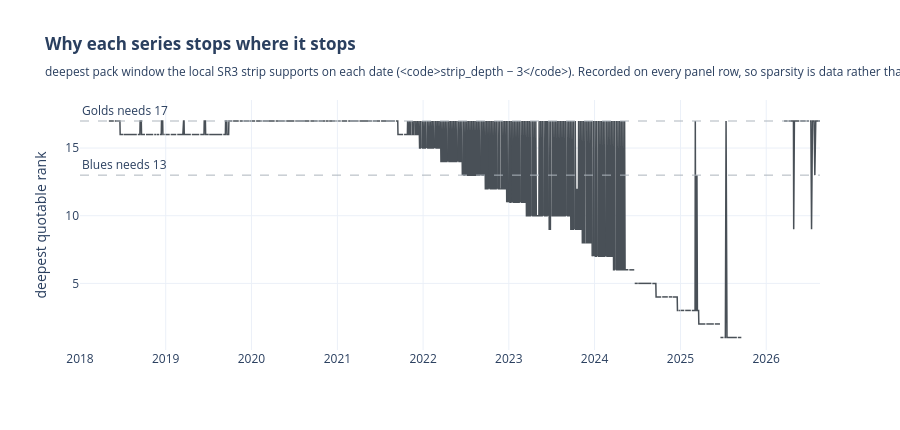

The code cell stored with this chart in its notebook:
### Markdown cell above
### Coverage as its own series — sparsity you can read off the axis

The availability columns the rebuild writes onto every row (`strip_depth`,
`max_rank_available`) turn "why does the line stop" from an inference into a
lookup.

### Code cell
_avail = (PANEL.groupby("date")["max_rank_available"].max()
          .pipe(CAP.bday_reindex, start=CFG.start, end=CFG.end))
figav = go.Figure()
figav.add_trace(go.Scatter(**CAP.line(_avail, name="deepest quotable pack rank",
                                      line=dict(color="#495057", width=1.5))))
for _rk, _lab in ((13, "Blues needs 13"), (17, "Golds needs 17")):
    figav.add_hline(y=_rk, line=dict(color="#adb5bd", width=1, dash="dash"),
                    annotation_text=_lab, annotation_position="top left")
figav.update_layout(
    title=("<b>Why each series stops where it stops</b>"
           "<br><sub>deepest pack window the local SR3 strip supports on each "
           "date (<code>strip_depth − 3</code>). Recorded on every panel row, so "
           "sparsity is data rather than absence.</sub>"),
    yaxis=dict(title="deepest quotable rank"),
    xaxis=dict(title=None), template="plotly_white", height=430, showlegend=False)
figav.show()

### Figure 1 — Plotly figure (JSON) as saved in the notebook; plotly's stock layout.template omitted (floating-point values rounded to 4 significant figures; data arrays with more than 128 entries replaced by an {"elided": "..."} marker saying what was removed)
{"data": [{"connectgaps": false, "line": {"color": "#495057", "width": 1.5}, "mode": "lines", "name": "deepest quotable pack rank", "type": "scatter", "x": {"elided": "2252 str values"}, "y": {"elided": "2252 float values"}}], "layout": {"annotations": [{"showarrow": false, "text": "Blues needs 13", "x": 0, "xanchor": "left", "xref": "x domain", "y": 13, "yanchor": "bottom", "yref": "y"}, {"showarrow": false, "text": "Golds needs 17", "x": 0, "xanchor": "left", "xref": "x domain", "y": 17, "yanchor": "bottom", "yref": "y"}], "height": 430, "shapes": [{"line": {"color": "#adb5bd", "dash": "dash", "width": 1}, "type": "line", "x0": 0, "x1": 1, "xref": "x domain", "y0": 13, "y1": 13, "yref": "y"}, {"line": {"color": "#adb5bd", "dash": "dash", "width": 1}, "type": "line", "x0": 0, "x1": 1, "xref": "x domain", "y0": 17, "y1": 17, "yref": "y"}], "showlegend": false, "title": {"text": "<b>Why each series stops where it stops</b><br><sub>deepest pack window the local SR3 strip supports on each date (<code>strip_depth − 3</code>). Recorded on every panel row, so sparsity is data rather than absence.</sub>"}, "xaxis": {"title": {}}, "yaxis": {"title": {"text": "deepest quotable rank"}}}}
